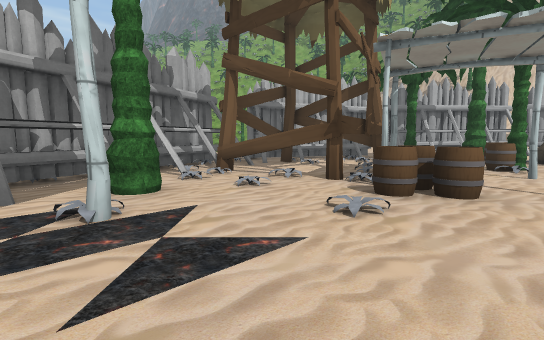
view 1 (above)

16 first-person views from a walk through a 3-D level made in the Unity game engine. The camera is 1.3 m above the floor, tilts 6° down and sees 85° across. The floor is counted in squares, 2 m on a side. Each view is taken from the middle of a square. On the plan, view 1 faces up. The plan holds only what a view shows up to about 9 squares ahead; the rest is blank. The place goes on beyond the plan. Some surface patterns are stand-ins.

view 2
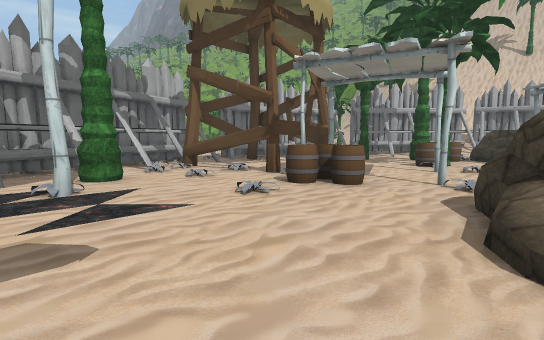

view 3
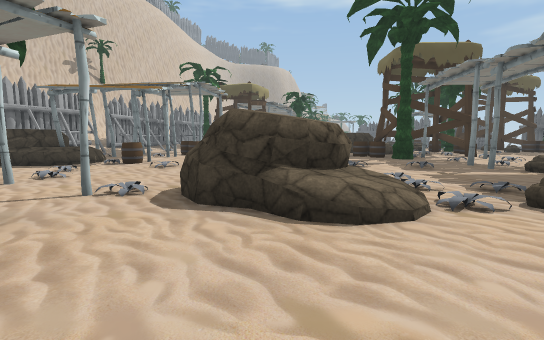

view 4
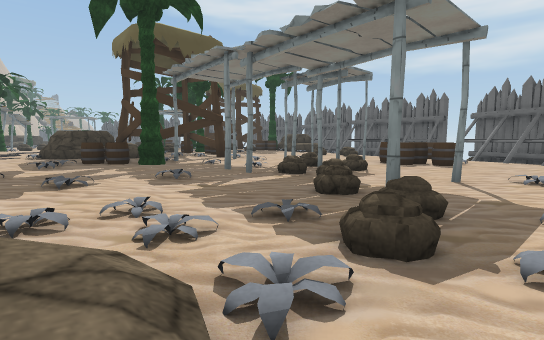

view 5
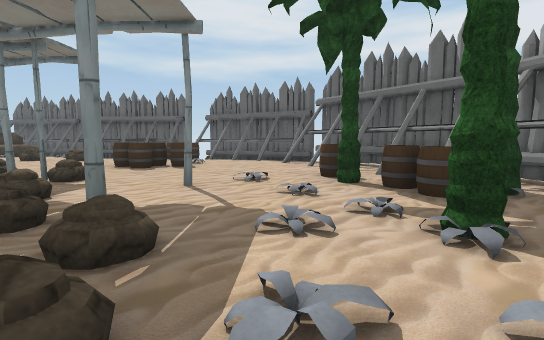

view 6
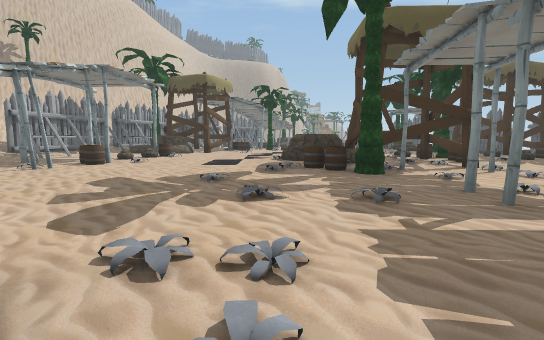

view 7
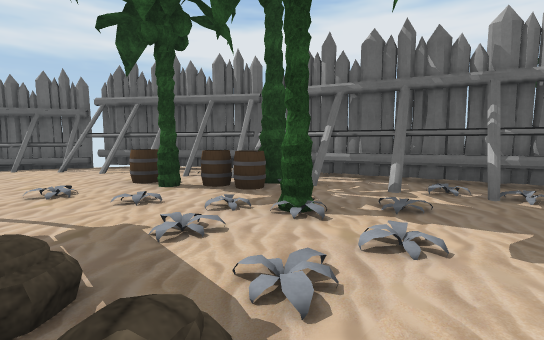

view 8
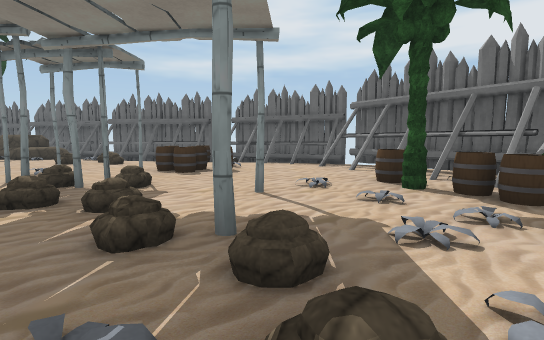

view 9
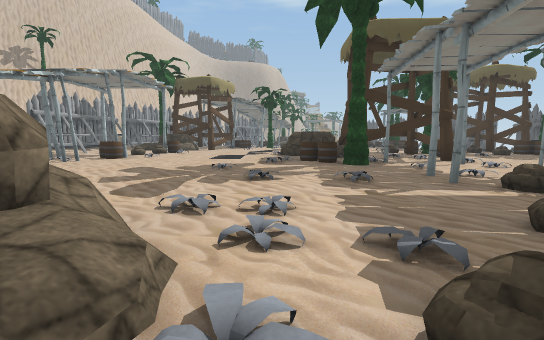

view 10
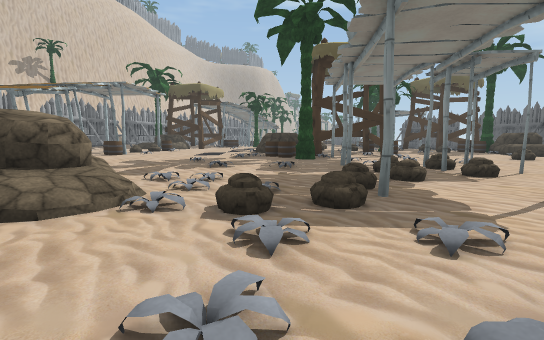

view 11
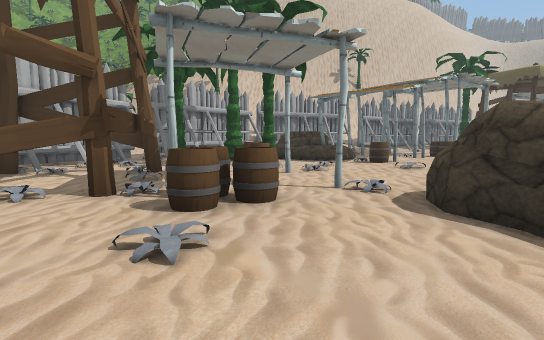

view 12
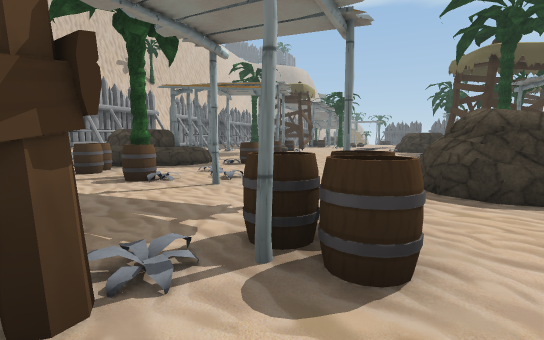

view 13
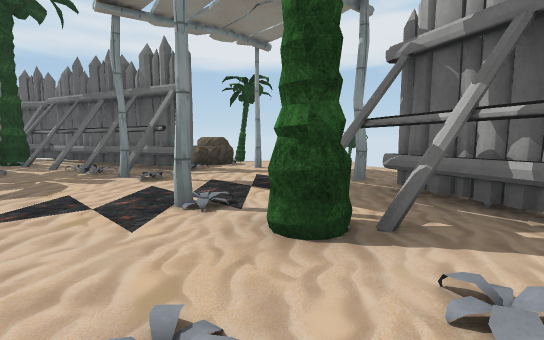

view 14
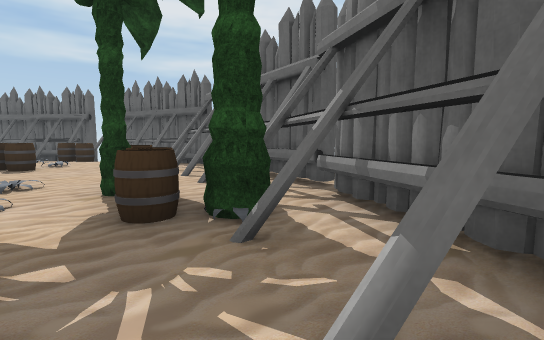

view 15
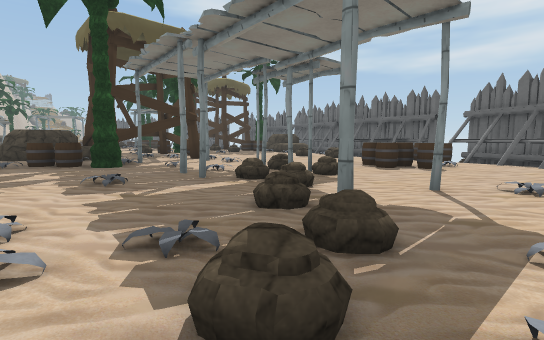

view 16
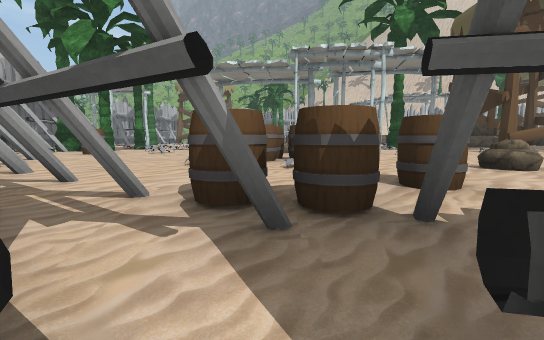

### Floor plan
Key: @ floor where view 1 was taken; # wall or solid block; x gap in a wall; . floor; / step, stairs or slope; = window, fence, low wall or low ledge; T thing the floor can be seen under or through; O other object.
Columns run from 6 left of view 1 to 13 right of it. Each row starts with its distance up from view 1.
 11        ..#
 10        ###
  9      .####  O
  8     ######OOOOO
  7    .### ##..OOO   #
  6    ###### .O.OO= x#
  5   .##..## x .OO  ..
  4   ##O...O ... O #OO
  3 ..##....O##......
  2 .....#...OO........
  1   .......OO .......
  0  #..#.@..OO........
 -1 ..O#...............O
 -2 OOO##...........O.OO
 -3    .##OO.TO.  .OOOO
 -4    .##O..  OOT. OO O
 -5     #OOO.T  T . O..O
 -6     ##=O....TT. OOO
 -7      ## ... TT....O
 -8      ###..OOO......
 -9      .##=..........
-10        ### .O.OO.
-11         ###OO
-12          ####
-13            /

Positions as (right, up) in squares from view 1, and headings:
1: (0, 0), facing up
2: (1, -1), facing up
3: (0, 1), facing right
4: (2, 0), facing down-right
5: (2, -1), facing down
6: (3, -1), facing right
7: (3, -1), facing down-left
8: (3, -1), facing down
9: (2, -1), facing right
10: (0, -2), facing right
11: (0, 1), facing up-right
12: (0, 4), facing right
13: (0, 5), facing down-left
14: (-1, -2), facing down
15: (2, -1), facing down-right
16: (5, -13), facing up
